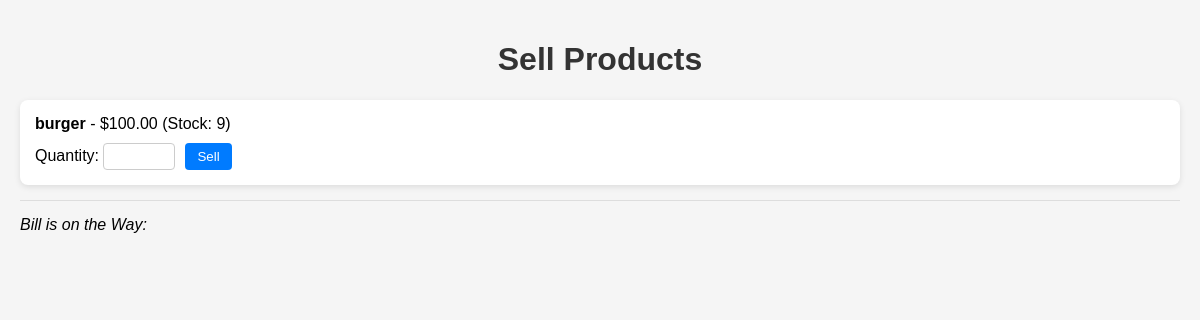
/billing/ (signed in), run on an earlier commit of the app's database.
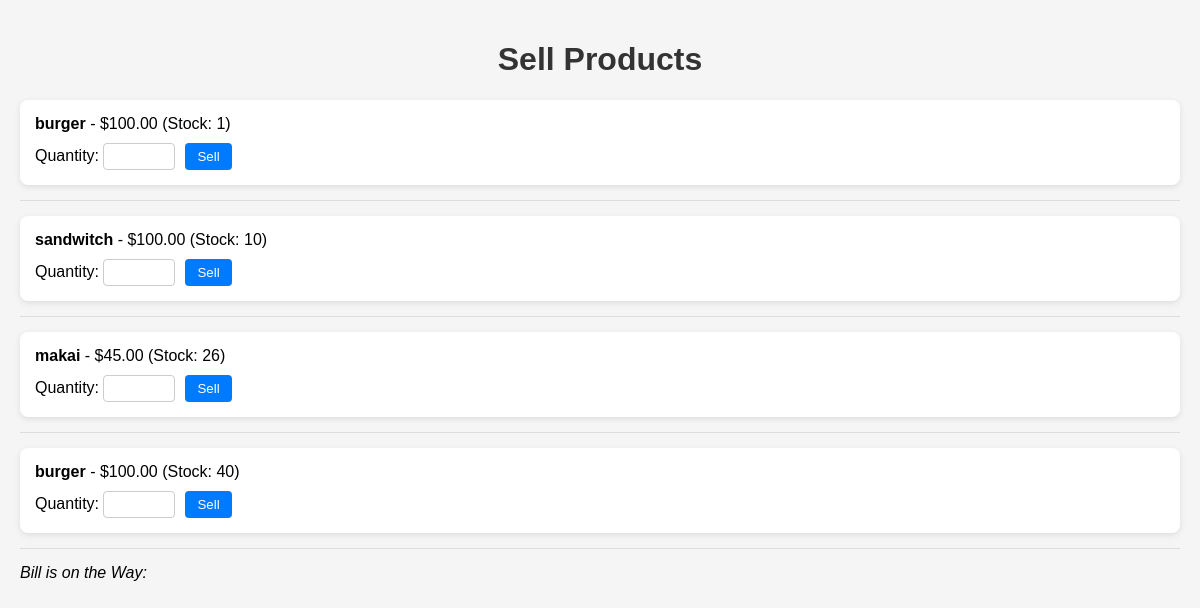
And on a later commit of the database.
### myapp/models.py (models this page shows, shortened)
class Product(models.Model):
    user = models.ForeignKey(
        User,
        on_delete=models.CASCADE,
        null=True,      # IMPORTANT for existing data
        blank=True
    )
    models.ForeignKey(User, on_delete=models.CASCADE)
    name = models.CharField(max_length=100)
    price = models.DecimalField(max_digits=10, decimal_places=2)
    stock = models.PositiveIntegerField()

### myapp/views.py (the view, shortened to what this page needs)
# urls.py: path('billing/', views.billing_view, name='billing'),
@login_required
def billing_view(request):
    products = Product.objects.filter(user=request.user)
    sold_items = SoldItem.objects.filter(user=request.user).order_by('-sold_at')  # Add this
    return render(request, 'myapp/billing.html', {
        'products': products,
        'sold_items': sold_items  # Pass sold items to template
    })

### myapp/templates/myapp/billing.html (shortened to what this page needs)
{% load static %}
<!DOCTYPE html>
<html lang="en">
<head>
      <link rel="stylesheet" href="{% static 'myapp/css/billing.css' %}">
</head>
<body>
<h1>Sell Products</h1>
{% if products %}
    {% for product in products %}
    <div>
        <p><strong>{{ product.name }}</strong> - ${{ product.price }} (Stock: {{ product.stock }})</p>
        <form method="POST">
            <label>Quantity:
                <input type="number" name="quantity" min="1" max="{{ product.stock }}">
            </label>
            <button type="submit">Sell</button>
        </form>
    </div>
    <hr>
    {% endfor %}
{% else %}
<p>No products available.</p>
{% endif %}
<i>Bill is on the Way:</i>
</body>
</html>

What changed in the data, as far as the page shows it:
changed Product (number 1 of 4 on the later page): stock "9" → "1"
added Product: name "sandwitch", price "100.00", stock "10"
added Product: name "makai", price "45.00", stock "26"
added Product: name "burger", price "100.00", stock "40"
